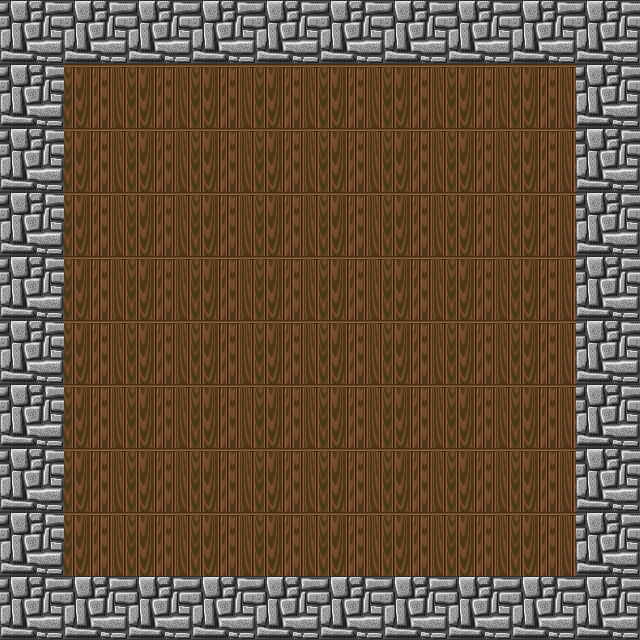

A 2D game scene composited from a Tiled map and its tileset images. What follows is a short description and the map's XML, with every tile layer's data as written:
An orthogonal 10x10 tile map with 64x64 px tiles, 4 tile layers (floor, lights, ceil, walls), 6 tilesets and 6 objects.

<map version="1.2" tiledversion="1.2.4" orientation="orthogonal" renderorder="right-up" width="10" height="10" tilewidth="64" tileheight="64" infinite="0" nextlayerid="14" nextobjectid="15">
 <tileset firstgid="1" source="../tilesets/main.tsx" />
 <tileset firstgid="38" source="../tilesets/objects.tsx" />
 <tileset firstgid="43" source="../tilesets/lights.tsx" />
 <tileset firstgid="203" source="../tilesets/enemies.tsx" />
 <tileset firstgid="206" source="../tilesets/pickups.tsx" />
 <tileset firstgid="209" source="../tilesets/game_objects.tsx" />
 <layer id="10" name="floor" width="10" height="10">
  <data encoding="csv">
5,5,5,5,5,5,5,5,5,5,
5,5,5,5,5,5,5,5,5,5,
5,5,5,5,5,5,5,5,5,5,
5,5,5,5,5,5,5,5,5,5,
5,5,5,5,5,5,5,5,5,5,
5,5,5,5,5,5,5,5,5,5,
5,5,5,5,5,5,5,5,5,5,
5,5,5,5,5,5,5,5,5,5,
5,5,5,5,5,5,5,5,5,5,
5,5,5,5,5,5,5,5,5,5
</data>
 </layer>
 <layer id="11" name="lights" width="10" height="10">
  <data encoding="csv">
0,0,0,0,0,0,0,0,0,0,
0,0,0,0,0,0,0,0,0,0,
0,0,0,0,0,0,0,0,0,0,
0,0,0,0,0,0,0,0,0,0,
0,0,0,0,0,0,0,0,0,0,
0,0,0,0,0,0,0,0,0,0,
0,0,0,0,0,0,0,0,0,0,
0,0,0,0,0,0,0,0,0,0,
0,0,0,0,0,0,0,0,0,0,
0,0,0,0,0,0,0,0,0,0
</data>
 </layer>
 <layer id="12" name="ceil" width="10" height="10">
  <data encoding="csv">
0,0,0,0,0,0,0,0,0,0,
0,0,0,0,0,0,0,0,0,0,
0,0,0,0,0,0,0,0,0,0,
0,0,0,0,0,0,0,0,0,0,
0,0,0,0,0,0,0,0,0,0,
0,0,0,0,0,0,0,0,0,0,
0,0,0,0,0,0,0,0,0,0,
0,0,0,0,0,0,0,0,0,0,
0,0,0,0,0,0,0,0,0,0,
0,0,0,0,0,0,0,0,0,0
</data>
 </layer>
 <objectgroup id="9" name="pickups">
  <object id="9" gid="208" x="448" y="576" width="32" height="32" />
  <object id="10" gid="207" x="64" y="128" width="32" height="32" />
 </objectgroup>
 <objectgroup id="8" name="enemies">
  <object id="7" gid="204" x="128" y="448" width="64" height="64" />
  <object id="8" gid="204" x="256" y="320" width="64" height="64" />
 </objectgroup>
 <objectgroup id="5" name="objects">
  <object id="12" gid="211" x="320" y="256" width="64" height="64" />
  <object id="14" gid="39" x="256" y="384" width="64" height="64" />
 </objectgroup>
 <layer id="13" name="walls" width="10" height="10">
  <data encoding="csv">
4,4,4,4,4,4,4,4,4,4,
4,0,0,0,0,0,0,0,0,4,
4,0,0,0,0,0,0,0,0,4,
4,0,0,0,0,0,0,0,0,4,
4,0,0,0,0,0,0,0,0,4,
4,0,0,0,0,0,0,0,0,4,
4,0,0,0,0,0,0,0,0,4,
4,0,0,0,0,0,0,0,0,4,
4,0,0,0,0,0,0,0,0,4,
4,4,4,4,4,4,4,4,4,4
</data>
 </layer>
</map>
